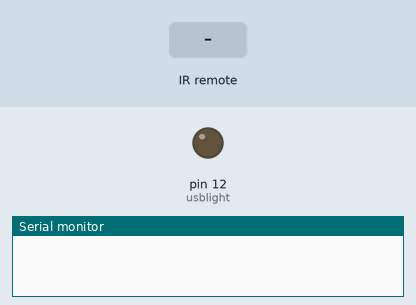
A sketch run on a simulated Arduino Nano, built with avr-gcc and run on an emulated ATmega328P. On the bench: output pins drawn as LEDs (lit = HIGH), the last lines printed to the serial monitor. The test bench sets the inputs (shaded band).

Above: at 1.2 s.
1.3 s: infrared code 0xFFA25D received
At 1.8 s:
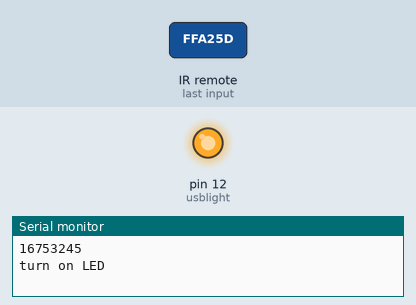
2.8 s: infrared code 0xFF629D received
At 4.1 s:
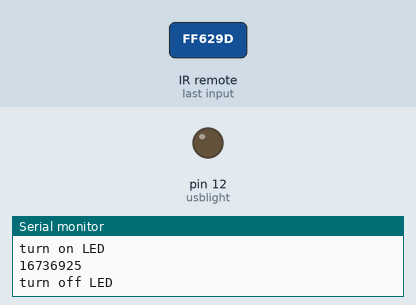
Timing chart, 0 to 5.8 s (numbered marks = the images above; inputs shaded):
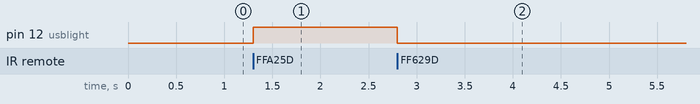

The sketch:

ircontrol.ino
```cpp
#include <IRremote.h>

int RECV_PIN = 11;
//usb light
int usblight = 12;

IRrecv irrecv(RECV_PIN);

decode_results results;

void setup()
{
  Serial.begin(9600);
  irrecv.enableIRIn(); //初始化红外遥控
  pinMode(12,1);
}

void loop() {


  if (irrecv.decode(&results)) {
  Serial.println(results.value);

 if(results.value==16753245)      //确认接收到的第一排按键1的编码，此码是预先读出来的按键编码。
  {
  digitalWrite(usblight,HIGH);                //点亮LED
   Serial.println("turn on LED"); //串口显示开灯
  }
  else if(results.value==16736925)   //确认接收到的第一排按键2的编码
  {
   digitalWrite(usblight,LOW);            //熄灭LED
    Serial.println("turn off LED");    //串口显示关灯
  }
    irrecv.resume(); // 接收下一个值
  }
}
```

Measured:
- after the input at 1.3 s, pin 12 (usblight): LOW → HIGH at once
- after the input at 2.8 s, pin 12 (usblight): HIGH → LOW at once
